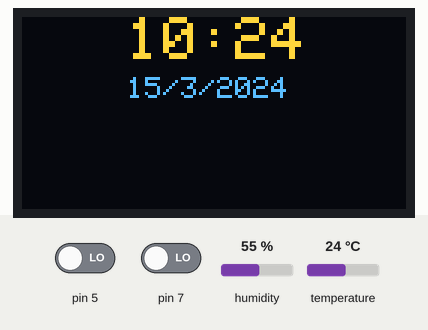
The sketch below on a simulated Arduino Uno, built with avr-gcc and run on an emulated ATmega328P. Shown: 128×64 one-colour display. Inputs (shaded band) come from the test bench; at power-on: pin 7 LOW, pin 5 LOW, temperature 24 °C, humidity 55 %. The OLED is the two-colour kind (top 16 rows yellow); WiFi joins after 1.5 s; servers stay silent unless stated; the display library's start-up logo is not drawn; the local clock reads 2024-03-15 10:24:30 at power-on unless the sketch sets it; what the sketch prints to the serial monitor is not drawn.

Above: at 7.5 s.
7.6 s: pin 7 driven HIGH
At 8.6 s:
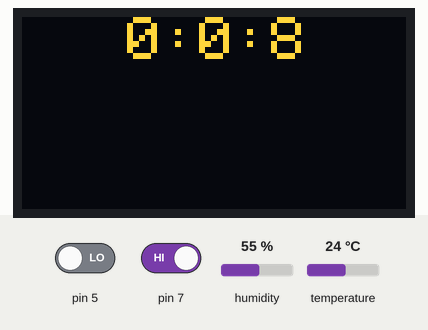
10.6 s: pin 7 driven LOW
At 11.7 s:
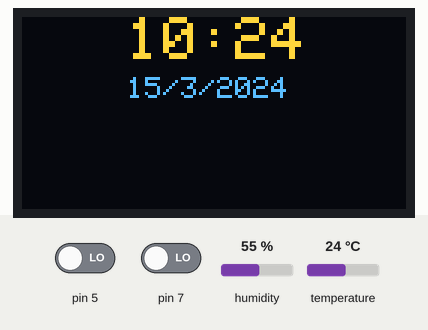
12.2 s: pin 5 driven HIGH
At 12.6 s:
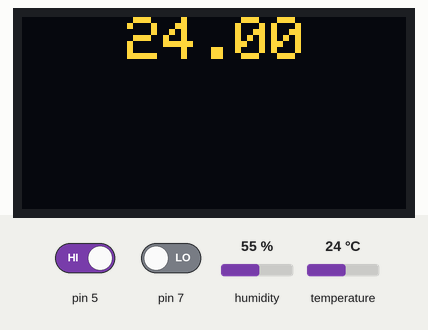
13.8 s: temperature set to 12 °C
At 14.7 s:
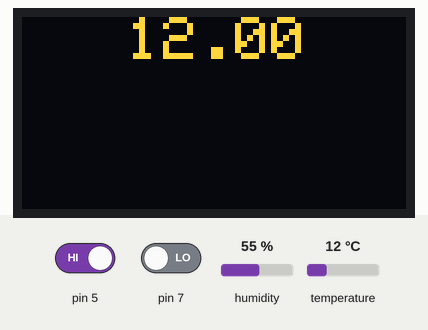
15.8 s: temperature set to 19 °C
At 16.8 s:
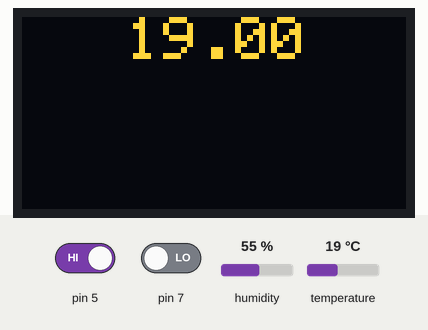
17.9 s: temperature set to 28 °C
At 18.9 s:
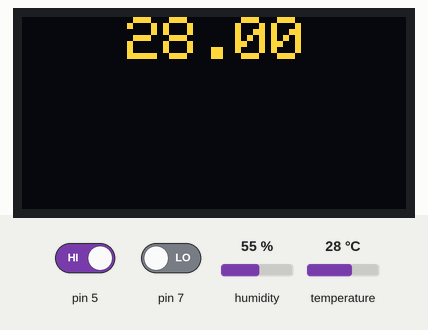
Timing chart, 0 to 20.9 s (numbered marks = the images above; inputs shaded):
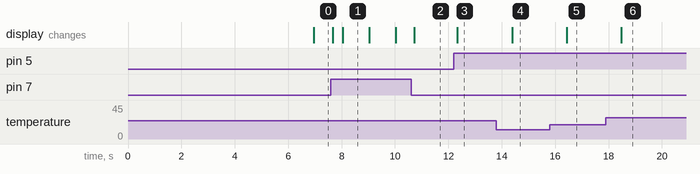

Measured:
- after the input at 7.6 s, the display: first changes after 0.07 s (image 1 shows a later state)
- after the input at 10.6 s, the display: changes after 0.11 s (image 2)
- after the input at 12.2 s, the display: changes after 0.14 s (image 3)
- after the input at 13.8 s, the display: changes after 0.59 s (image 4)
- after the input at 15.8 s, the display: changes after 0.63 s (image 5)
- after the input at 17.9 s, the display: changes after 0.58 s (image 6)
- what the display in image 1 shows lasts 0.9 s, from 8.1 s to 9.0 s

The sketch:

smartwatch.ino
```cpp
#define BLYNK_PRINT Serial
#include <DHT.h>
#define DHTPIN 2
#define DHTTYPE DHT11
#include <SoftwareSerial.h>
SoftwareSerial SwSerial(10, 11); // RX, TX
#include <Wire.h>
#include <Adafruit_GFX.h>
#include <Adafruit_SSD1306.h>
#include <BlynkSimpleSerialBLE.h>
#include <SoftwareSerial.h>
#include <TimeLib.h>
#include <WidgetRTC.h>
#define OLED_RESET -1
Adafruit_SSD1306 display(OLED_RESET);
// You should get Auth Token in the Blynk App.
// Go to the Project Settings (nut icon).
char auth[] = "796e766502954e42a258268a96e44d55";
DHT dht(DHTPIN, DHTTYPE);
SoftwareSerial SerialBLE(10, 11); // RX, TX

BlynkTimer timer;
String t1,d1;
String t;
WidgetRTC rtc;

// Digital clock display of the time
void clockDisplay()
{
  // You can call hour(), minute(), ... at any time
  // Please see Time library examples for details

  String currentTime = String(hour()) + ":" + String(minute());
  delay(10);
  String currentDate = String(day()) + "/" + String(month()) + "/" + String(year());
  delay(10);
  Serial.print("Current time: ");
  Serial.print(currentTime);
  Serial.print(" ");
  Serial.print(currentDate);
  Serial.println();

  // Send time to the App
  Blynk.virtualWrite(V1, currentTime);
  // Send date to the App
  Blynk.virtualWrite(V2, currentDate);
  t1= currentTime;
  d1= currentDate;
}

void displaytime()
{ //displayTempHumid();
  display.display();
  display.clearDisplay();
  display.setTextColor(WHITE);
  display.setTextSize(2);
  display.setCursor(35,0);
  display.print(t1);
  display.setTextSize(1);
  display.setCursor(35,20);
  display.print(d1);
  //display.setCursor(0,25);
  //display.setTextSize(0.5);
 // display.print("Temp: ");
  //display.print(t);
  //display.print(" C");
  }
void displayTempHumid(){
delay(10);
t = dht.readTemperature();
display.display();
display.clearDisplay();
display.setTextColor(WHITE);
display.setTextSize(2);
display.setCursor(35,0);
display.print(t);

}
void setup()
{
  // Debug console
  display.clearDisplay();
  dht.begin();
  Wire.begin();
  Serial.begin(9600);
  display.begin(SSD1306_SWITCHCAPVCC, 0x3C);// initialize with the I2C addr 0x3C
  SerialBLE.begin(9600);
  Blynk.begin(SerialBLE, auth);
  digitalWrite(5,LOW);
  digitalWrite(7,LOW);
  Serial.println("Waiting for connections...");

  // Begin synchronizing time
  rtc.begin();

  timer.setInterval(5000L, clockDisplay);
  display.display();
}
void stopwatch()
{
  display.display();
display.clearDisplay();
display.setTextColor(WHITE);
display.setTextSize(2);
display.setCursor(35,0);
display.print(millis()/3600000);
display.print(':');
display.print(millis()/60000);
display.print(':');
display.print(millis()/1000);
Serial.print(millis()/3600000);
Serial.print(':');
Serial.print(millis()/60000);
Serial.print(':');
Serial.print(millis()/1000);
  }

void loop()
{
 Blynk.run();
  while(digitalRead(5)==HIGH) displayTempHumid();
 display.display();
timer.run();
displaytime();
 while(digitalRead(7)==HIGH) stopwatch();
 delay(10);
}
```
